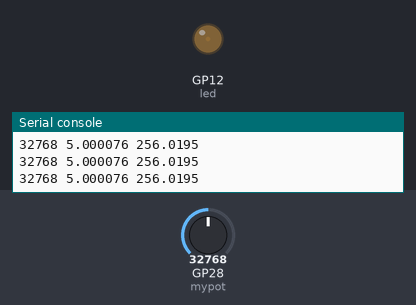
This program was run on a simulated Raspberry Pi Pico running MicroPython. On the bench: output pins drawn as LEDs (lit = HIGH), the last lines printed to the serial console. The inputs (shaded band) are chosen by the test bench; at power-on: GP28 (mypot) = 32768 (analog values on the 0–65535 scale).

Above: at 1.2 s.
1.3 s: GP28 (mypot) set to 57670
At 1.7 s:
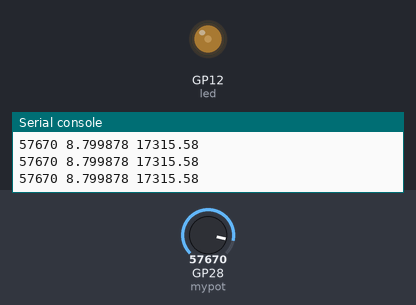
2.8 s: GP28 (mypot) set to 65535
At 3.1 s:
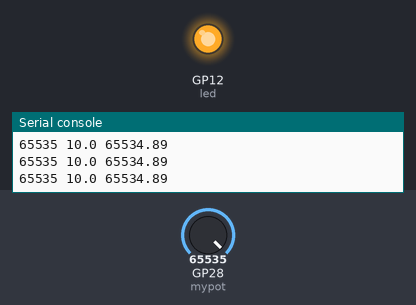
4.3 s: GP28 (mypot) set to 32767
At 5.6 s:
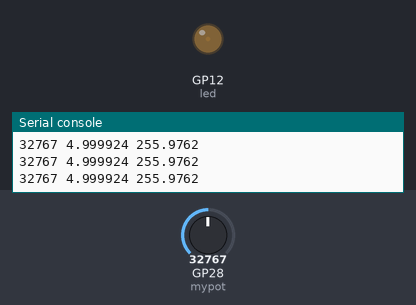
Timing chart, 0 to 7.3 s (numbered marks = the images above; inputs shaded):
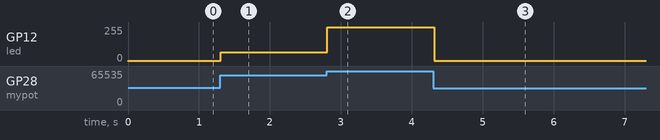

The program:

dedimmable_led_with_pot.py
```python
from machine import PWM,Pin,ADC
from time import sleep

potpin =28
mypot=machine.ADC(potpin)

pwmpin=12

led=PWM(pwmpin)
led.freq(1000)
led.duty_u16(0)

while True:
    potval=mypot.read_u16()
    val=(10/65535)*potval
    brightness=(3.031428)**val
    led.duty_u16(int(brightness))
    print(potval,val,brightness)
    sleep(.1)
```

Measured:
- after the input at 1.3 s, GP12 (led): 1/255 → 67/255 at once
- after the input at 2.8 s, GP12 (led): 67/255 → 255/255 at once
- after the input at 4.3 s, GP12 (led): 255/255 → 1/255 at once
